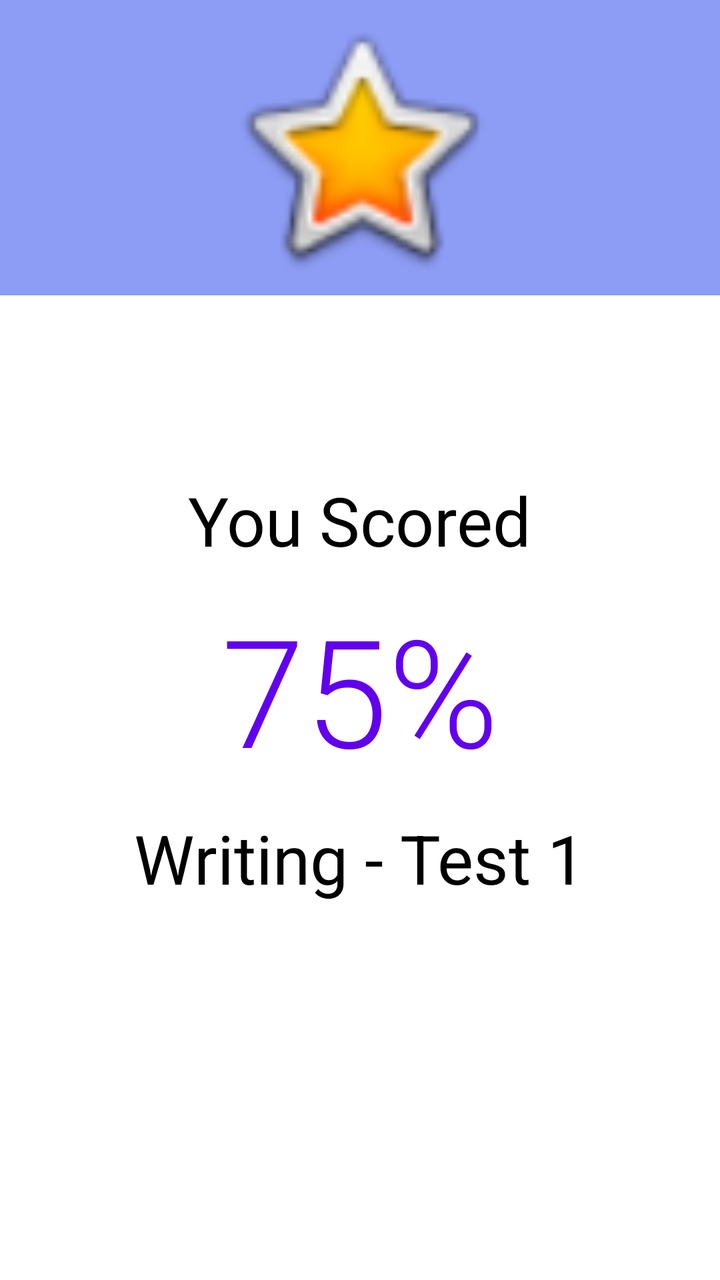
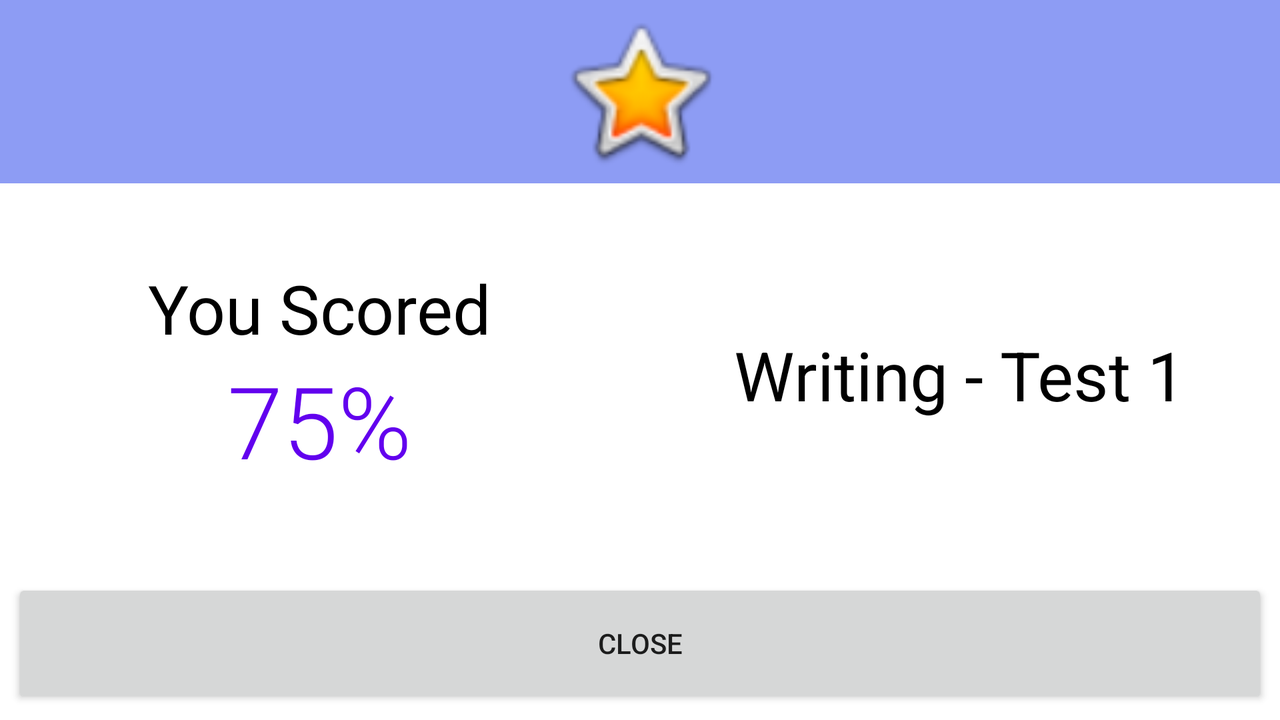

Two renders of one Android screen. The first uses the default layout on a phone; the second uses the alternative layout the repository ships for a different screen configuration, on a matching device. The two XML files are below.
<!-- AndroidManifest.xml: application theme Theme.ProjectDva232V1 -->
<!-- res/layout/result_layout.xml -->
<?xml version="1.0" encoding="utf-8"?>
<LinearLayout xmlns:android="http://schemas.android.com/apk/res/android"
    xmlns:app="http://schemas.android.com/apk/res-auto"
    xmlns:tools="http://schemas.android.com/tools"
    android:layout_width="match_parent"
    android:layout_height="match_parent"
    android:orientation="vertical"
    app:layout_insetEdge="none"
    tools:context=".ui.ResultActivity.ResultFragment">

    <RelativeLayout
        android:layout_width="match_parent"
        android:layout_height="0dp"
        android:layout_weight="1.5"
        android:gravity="center">

        <View
            android:id="@+id/resultBackground"
            android:layout_width="match_parent"
            android:layout_height="match_parent"
            android:background="#8D9CF4" />

        <ImageView
            android:id="@+id/result_ActivityLogo"
            android:layout_width="match_parent"
            android:layout_height="match_parent"
            android:layout_centerInParent="true"
            android:padding="4dp"
            android:src="@android:drawable/btn_star_big_on" />

    </RelativeLayout>

    <LinearLayout
        android:layout_width="match_parent"
        android:layout_height="0dp"
        android:layout_weight="4"
        android:gravity="center"
        android:orientation="vertical">

        <TextView
            android:id="@+id/result_YouScored"
            android:layout_width="wrap_content"
            android:layout_height="wrap_content"
            android:layout_margin="6dp"
            android:text="@string/result_youscored"
            android:textAppearance="@style/TextAppearance.AppCompat.Display1"
            android:textColor="@color/black" />

        <TextView
            android:id="@+id/result_TestScore"
            android:layout_width="wrap_content"
            android:layout_height="wrap_content"
            android:layout_margin="6dp"
            android:text="@string/resultpercentage_example"
            android:textAppearance="@style/TextAppearance.AppCompat.Display4"
            android:textColor="@color/purple_500"
            android:textSize="75sp" />

        <TextView
            android:id="@+id/result_TestName"
            android:layout_width="wrap_content"
            android:layout_height="wrap_content"
            android:layout_margin="6dp"
            android:text="@string/result_activityname"
            android:textAppearance="@style/TextAppearance.AppCompat.Display1"
            android:textColor="@color/black" />

    </LinearLayout>

    <LinearLayout
        android:layout_width="match_parent"
        android:layout_height="0dp"
        android:layout_weight="1"
        android:gravity="center"
        android:orientation="vertical">

        <Button
            android:id="@+id/result_CloseButton"
            style="@style/Widget.MaterialComponents.Button"
            android:layout_width="match_parent"
            android:layout_height="match_parent"
            android:layout_margin="6dp"
            android:fitsSystemWindows="false"
            android:text="@string/close_button" />
    </LinearLayout>

</LinearLayout>
<!-- resources referenced by this layout -->
<resources>
  <color name="black">#FF000000</color>
  <color name="purple_500">#FF6200EE</color>
  <string name="close_button">Close</string>
  <string name="result_activityname">Writing - Test 1</string>
  <string name="result_youscored">You Scored</string>
  <string name="resultpercentage_example">75%</string>
  <style name="Theme.ProjectDva232V1" parent="Theme.MaterialComponents.DayNight.DarkActionBar">
          
          <item name="colorPrimary">@color/blue_diff</item>
          <item name="colorPrimaryVariant">@color/purple_700</item>
          <item name="colorOnPrimary">@color/white</item>
          
          <item name="colorSecondary">@color/teal_200</item>
          <item name="colorSecondaryVariant">@color/teal_700</item>
          <item name="colorOnSecondary">@color/black</item>
          
          <item name="android:statusBarColor" tools:targetApi="l">?attr/colorPrimaryVariant</item>
          
      </style>
  <color name="blue_diff">#4A6BD2</color>
  <color name="purple_700">#FF3700B3</color>
  <color name="white">#FFFFFFFF</color>
  <color name="teal_200">#FF03DAC5</color>
  <color name="teal_700">#FF018786</color>
</resources>
<!-- res/layout-land/result_layout.xml (the author's variant of the layout above) -->
<!-- drawn on the phone turned sideways -->
<?xml version="1.0" encoding="utf-8"?>
<LinearLayout xmlns:android="http://schemas.android.com/apk/res/android"
    xmlns:app="http://schemas.android.com/apk/res-auto"
    xmlns:tools="http://schemas.android.com/tools"
    android:layout_width="match_parent"
    android:layout_height="match_parent"
    android:orientation="vertical"
    tools:context=".ui.ResultActivity.ResultActivity">

    <RelativeLayout
        android:layout_width="match_parent"
        android:layout_height="0dp"
        android:layout_weight="0.6"
        android:gravity="center">

        <View
            android:id="@+id/resultBackground"
            android:layout_width="match_parent"
            android:layout_height="match_parent"
            android:background="#8D9CF4" />

        <ImageView
            android:id="@+id/result_ActivityLogo"
            android:layout_width="match_parent"
            android:layout_height="match_parent"
            android:layout_centerInParent="true"
            android:padding="4dp"
            android:src="@android:drawable/btn_star_big_on" />

    </RelativeLayout>

    <LinearLayout
        android:layout_width="match_parent"
        android:layout_height="0dp"
        android:layout_weight="1.25"
        android:baselineAligned="false"
        android:orientation="horizontal">

        <LinearLayout
            android:layout_width="match_parent"
            android:layout_height="match_parent"
            android:layout_weight="1"
            android:gravity="center"
            android:orientation="vertical">

            <TextView
                android:id="@+id/result_YouScored"
                android:layout_width="wrap_content"
                android:layout_height="wrap_content"
                android:text="@string/result_youscored"
                android:textAppearance="@style/TextAppearance.AppCompat.Display1"
                android:textColor="@color/black" />

            <TextView
                android:id="@+id/result_TestScore"
                android:layout_width="wrap_content"
                android:layout_height="wrap_content"
                android:text="@string/resultpercentage_example"
                android:textAppearance="@style/TextAppearance.AppCompat.Display4"
                android:textColor="@color/purple_500"
                android:textSize="50sp" />

        </LinearLayout>

        <LinearLayout
            android:layout_width="match_parent"
            android:layout_height="match_parent"
            android:layout_weight="1"
            android:gravity="center"
            android:orientation="vertical">

            <TextView
                android:id="@+id/result_TestName"
                android:layout_width="wrap_content"
                android:layout_height="wrap_content"
                android:layout_margin="12dp"
                android:text="@string/result_activityname"
                android:textAppearance="@style/TextAppearance.AppCompat.Display1"
                android:textColor="@color/black" />
        </LinearLayout>

    </LinearLayout>

    <LinearLayout
        android:layout_width="match_parent"
        android:layout_height="0dp"
        android:layout_weight="0.5"
        android:gravity="center"
        android:orientation="vertical">

        <Button
            android:id="@+id/result_CloseButton"
            android:layout_width="match_parent"
            android:layout_height="match_parent"
            android:layout_margin="6dp"
            android:fitsSystemWindows="false"
            android:text="@string/close_button" />
    </LinearLayout>

</LinearLayout>
